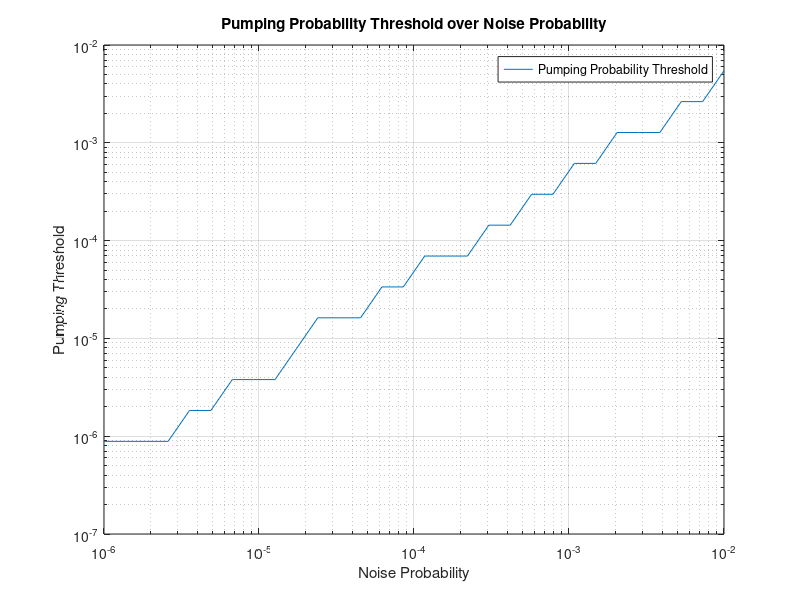
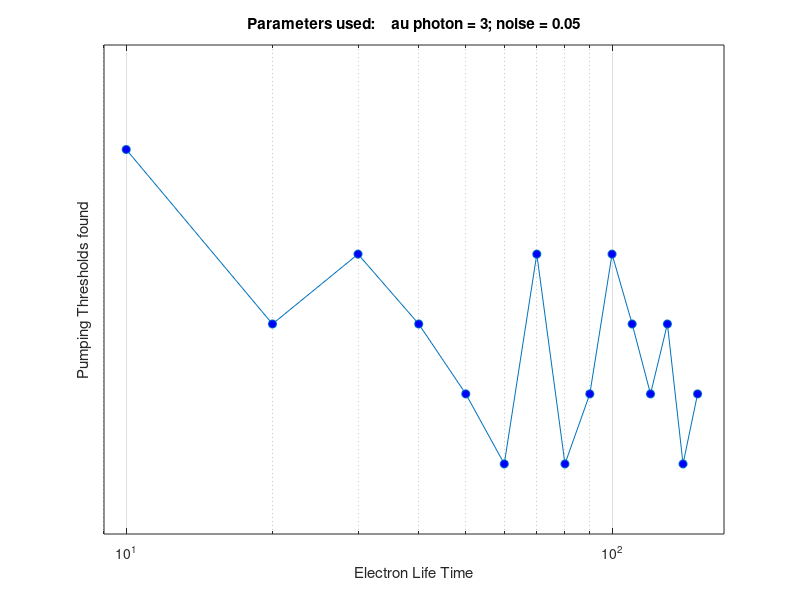
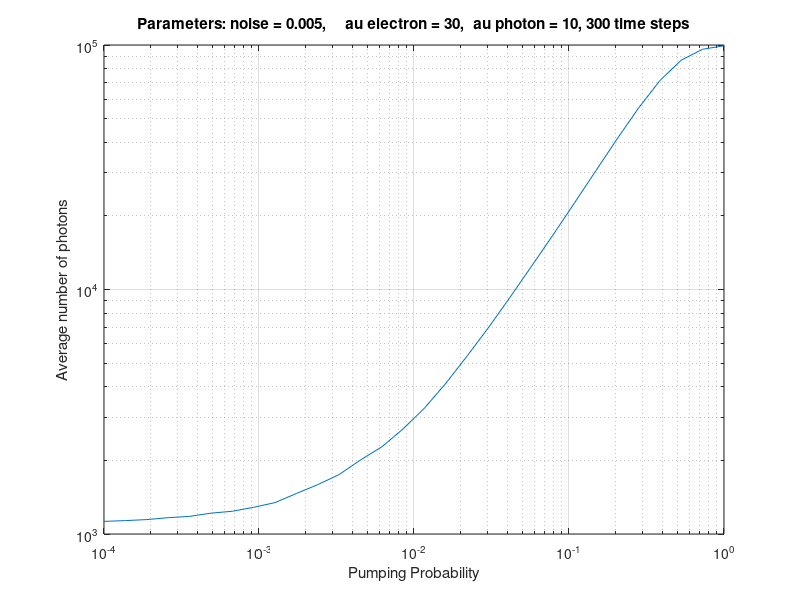

Here is the MATLAB script that generated these plots, in order:
clear;
close all;

%% photon lifetime varies with fixed electron life time
figure("Name", "Dependence of the threshold on the lifetime of a photon");
tau_photon = [2, 3, 4, 5, 6, 7, 8, 9, 10, 11, 12, 13, 14, 15];
lambdas = [0.0255, 0.0193, 0.01753, 0.01576, 0.01576, 0.01487, 0.01487, 0.01487,...
    0.01399, 0.01399 , 0.01399, 0.01399, 0.01399, 0.0135];
semilogy(tau_photon, lambdas, "-o", "MarkerFaceColor", "b");
title("Parameters used: \tau electron = 20; noise = 0.05");
grid on;
xlabel("Photon Life Time");
ylabel("Pumping Thresholds found");
xlim([1, 16]);
ylim([0.012, 0.027]);

%% electron life time varies with fixed photon life time
figure("Name", "Dependence of the threshold on the lifetime of an electron");
tau_electron = [10, 20, 30, 40, 50, 60, 70, 80, 90, 100, 110, 120, 130, 140, 150];
lambdas = [0.01879, 0.01874, 0.01876, 0.01874, 0.01872, 0.01870, 0.01876, 0.01870,...
    0.01872, 0.01876, 0.01874, 0.01872, 0.01874, 0.01870, 0.01872];
loglog(tau_electron, lambdas, "-o", "MarkerFaceColor", "b");
title("Parameters used: \tau photon = 3; noise = 0.05");
grid on;
xlabel("Electron Life Time");
ylabel("Pumping Thresholds found");
xlim([9, 170]);
ylim([0.01868, 0.01882]);

%% photons over pumping

figure("Name", "Average number of photons over pumping probability");
averagePhotons = [1126.2166666666667, 1134.56, 1145.3766666666668, 1166.15, 1180.5766666666666, 1216.9333333333334, 1238.8133333333333, 1285.9333333333334, ...
1343.9166666666667, 1464.66, 1592.2933333333333, 1750.65, 2008.8066666666666, 2273.79, 2695.09, ...
3280.653333333333, 4144.663333333333, 5367.776666666667, 7016.13, 9315.393333333333, 12458.876666666667, 16700.046666666665, ...
22547.396666666667, 30537.82, 41285.86, 55178.986666666664, 71518.17666666667, 86699.72666666667, 96082.90666666666, ...
99280.99];

pumping = logspace(-4, 0, 30);
loglog(pumping, averagePhotons);
title("Parameters: noise = 0.005, \tau electron = 30, \tau photon = 10, 300 time steps");
xlabel("Pumping Probability");
ylabel("Average number of photons");
grid on;

%% test
clear;
close all;

noiseThresholds = [8.858667904100833e-7, 8.858667904100833e-7, 8.858667904100833e-7, 8.858667904100833e-7, 1.8329807108324375e-6, 1.8329807108324375e-6, 3.7926901907322535e-6, 3.7926901907322535e-6, 3.7926901907322535e-6, 7.847599703514622e-6, 1.6237767391887242e-5, 1.6237767391887242e-5, 1.6237767391887242e-5, 3.359818286283788e-5, 3.359818286283788e-5, 6.951927961775619e-5, 6.951927961775619e-5, 6.951927961775619e-5, 1.438449888287666e-4, 1.438449888287666e-4, 2.9763514416313253e-4, 2.9763514416313253e-4, 6.158482110660279e-4, 6.158482110660279e-4, 0.0012742749857031373, 0.0012742749857031373, 0.0012742749857031373, 0.002636650898730366, 0.002636650898730366, 0.005455594781168536];

figure(1);
noise = logspace(-6, -2, 30);
loglog(noise, noiseThresholds);
grid on;
title("Pumping Probability Threshold over Noise Probability");
legend('Pumping Probability Threshold');
xlabel('Noise Probability');
ylabel('Pumping Threshold');

